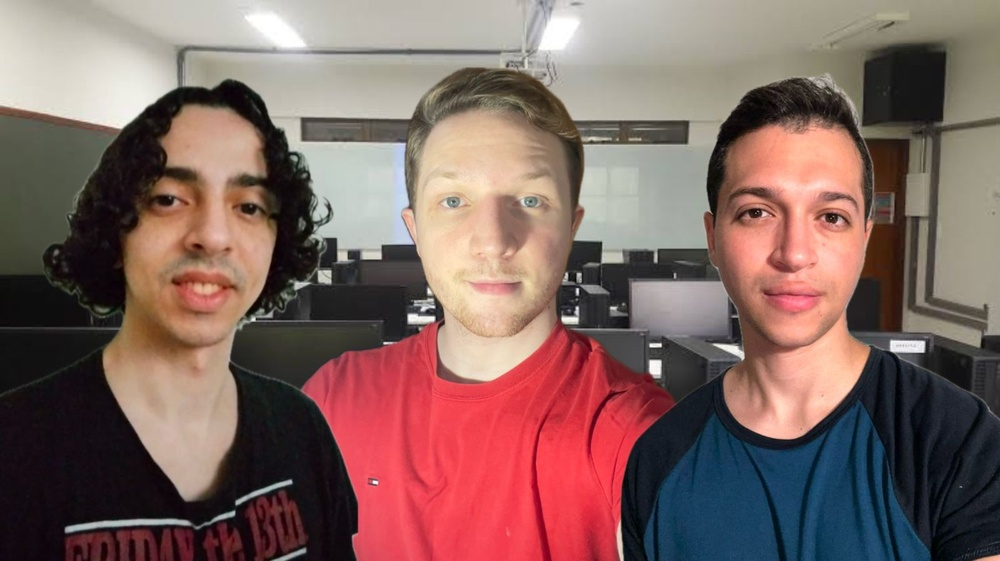
//> input picture Relatorio_Lab01/imagem_montada.jpg, 1000 x 561 px, shrunk from 1600 x 898 before the run, given in place of the camera
$ ./objectDetection   (built with g++ and OpenCV 4)
//> lines starting //> are read from the running program, lines starting //| are printed output that depends on the picture; after the words box and inside, x2 and y2 are one past the last pixel; in counts of white or black regions, pixels touching at a corner belong together
//> further down, frame is the input picture: 561 rows x 1000 cols, CV_8UC3; mean B, G, R 97, 101.8, 129.5
#include "opencv2/objdetect.hpp"
#include "opencv2/highgui.hpp"
#include "opencv2/imgproc.hpp"
#include "opencv2/videoio.hpp"
#include <iostream>

using namespace std;
using namespace cv;

/** Função para detectar e exibir rostos e olhos */
void detectAndDisplay(Mat& frame, CascadeClassifier& face_cascade, CascadeClassifier& eyes_cascade) {
    Mat frame_gray;
    cvtColor(frame, frame_gray, COLOR_BGR2GRAY);
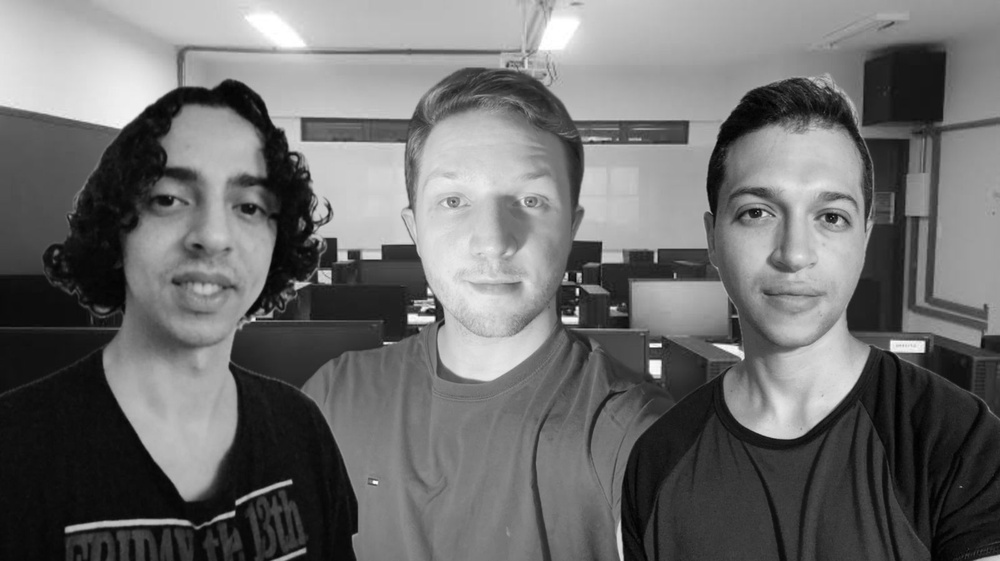
//> frame_gray: 561 rows x 1000 cols, CV_8UC1; min 0, max 255, mean 109.5
    equalizeHist(frame_gray, frame_gray);
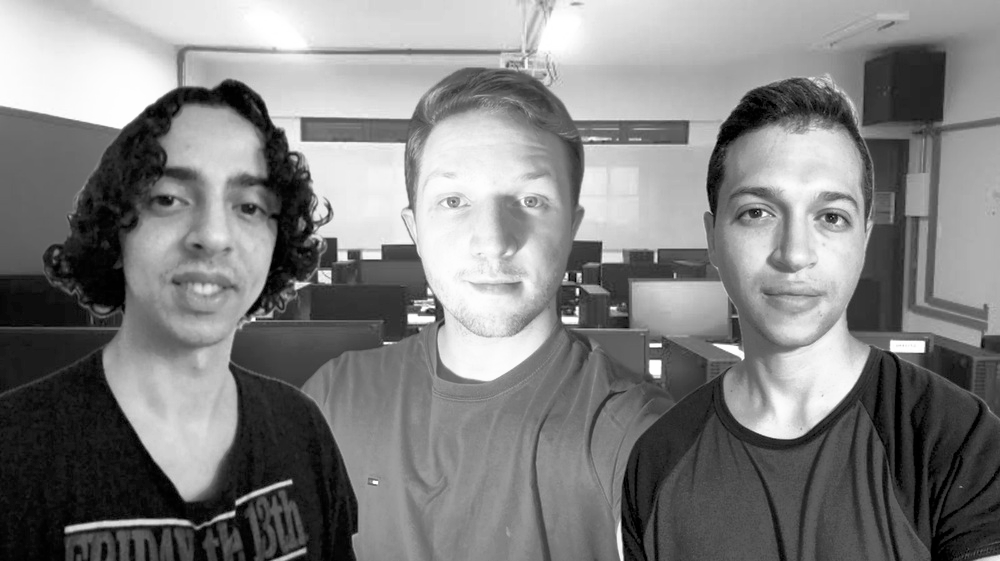
//> frame_gray: 561 rows x 1000 cols, CV_8UC1; min 0, max 255, mean 128.2

    // Detectar rostos
    vector<Rect> faces;
    face_cascade.detectMultiScale(frame_gray, faces);
//> faces = 3 Rects (x, y, width, height): [702, 140, 190, 190], [114, 126, 193, 193], [396, 138, 191, 191]

    for (size_t i = 0; i < faces.size(); i++) {
        Point center(faces[i].x + faces[i].width / 2, faces[i].y + faces[i].height / 2);
        ellipse(frame, center, Size(faces[i].width / 2, faces[i].height / 2), 0, 0, 360, Scalar(255, 0, 255), 4);

        Mat faceROI = frame_gray(faces[i]);

        // Detectar olhos dentro do rosto
        vector<Rect> eyes;
        eyes_cascade.detectMultiScale(faceROI, eyes);

        for (size_t j = 0; j < eyes.size(); j++) {
            Point eye_center(faces[i].x + eyes[j].x + eyes[j].width / 2,
                             faces[i].y + eyes[j].y + eyes[j].height / 2);
            int radius = cvRound((eyes[j].width + eyes[j].height) * 0.25);
            circle(frame, eye_center, radius, Scalar(255, 0, 0), 4);
        }
    }
//> this loop made 3 passes
//> center on passes 1 to 2: Point(797, 235), Point(210, 222)
//> (center, eyes) on pass 3: (Point(491, 233), 1 Rect (x, y, width, height): [38, 47, 36, 36])
//> pass 1, in detectAndDisplay, `Mat faceROI = frame_gray(faces[i]);`:
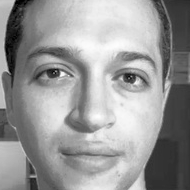
//> faceROI: 190 rows x 190 cols, CV_8UC1; min 0, max 253, mean 152
//> pass 2, in detectAndDisplay, `Mat faceROI = frame_gray(faces[i]);`:
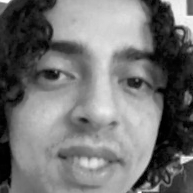
//> faceROI: 193 rows x 193 cols, CV_8UC1; min 0, max 254, mean 115.8
//> pass 3, in detectAndDisplay, `Mat faceROI = frame_gray(faces[i]);`:
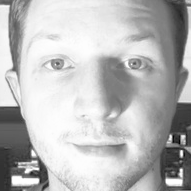
//> faceROI: 191 rows x 191 cols, CV_8UC1; min 1, max 254, mean 185.2
//> after the loop:
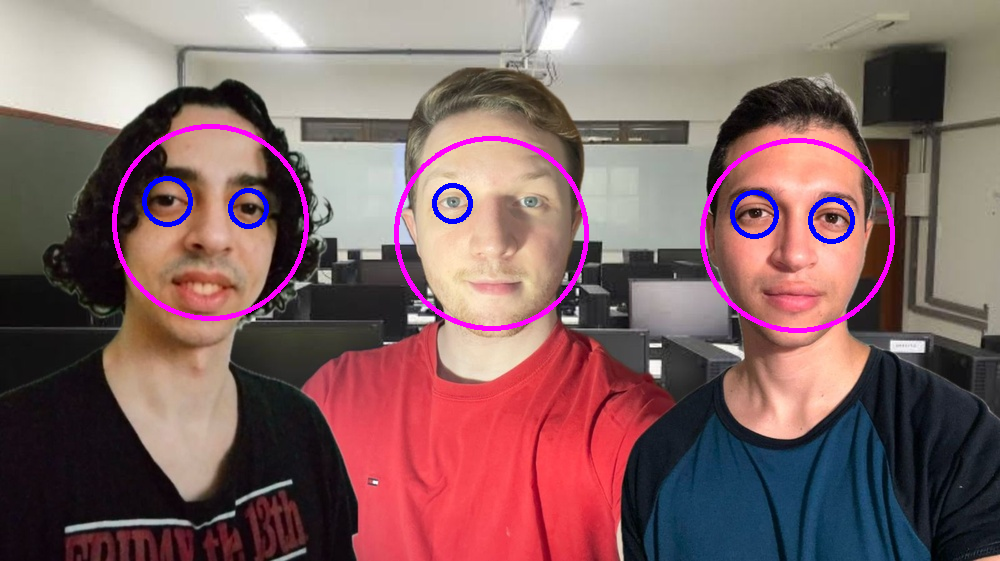
//> frame: 561 rows x 1000 cols, CV_8UC3; 2.16% of pixels changed, all inside (x1, y1, x2, y2) = (112, 124, 895, 333)

    // Exibir a imagem processada
    imshow("Detecção de Rostos e Olhos", frame);
}

int main() {
    // Carregar os classificadores Haarcascade
    CascadeClassifier face_cascade;
    CascadeClassifier eyes_cascade;

    string face_cascade_name = "haarcascade_frontalface_alt.xml"; // Classificador para rostos humanos
    string eyes_cascade_name = "haarcascade_eye_tree_eyeglasses.xml"; // Classificador para olhos

    if (!face_cascade.load(face_cascade_name)) {
        cout << "--(!) Erro ao carregar o modelo XML de rosto: " << face_cascade_name << endl;
        return -1;
    }
    if (!eyes_cascade.load(eyes_cascade_name)) {
        cout << "--(!) Erro ao carregar o modelo XML de olhos: " << eyes_cascade_name << endl;
        return -1;
    }

    // Abrir a webcam
    VideoCapture capture(0); // '0' indica a câmera padrão do sistema
    if (!capture.isOpened()) {
        cout << "--(!) Erro ao abrir a webcam" << endl;
        return -1;
    }

    Mat frame;

    while (true) {
        capture >> frame; // Capturar o próximo frame da webcam
        if (frame.empty()) {
            cout << "--(!) Quadro vazio capturado -- Saindo!" << endl;
            break;
        }

        // Processar o quadro capturado
        detectAndDisplay(frame, face_cascade, eyes_cascade);

        // Salvar a imagem ao pressionar 'S'
        char key = (char)waitKey(10); // Espera por uma tecla pressionada
//> the Esc key is pressed
        if (key == 's' || key == 'S') {
            string output_filename = "output_detected.jpg"; // Nome do arquivo de saída
            imwrite(output_filename, frame);               // Salvar a imagem processada
            cout << "Imagem salva como: " << output_filename << endl;
        }

        // Sair ao pressionar 'ESC'
        if (key == 27) { // Código ASCII para ESC
            break;
        }
    }

    return 0;
}
